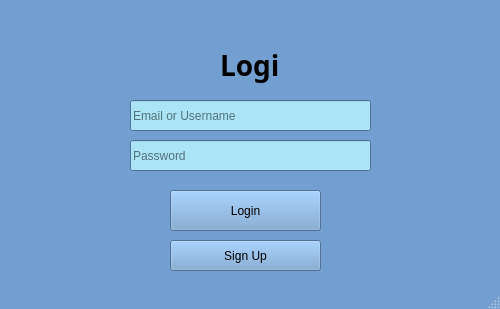
<?xml version="1.0" encoding="UTF-8"?>
<ui version="4.0">
 <class>LoginWindows</class>
 <widget class="QMainWindow" name="LoginWindows">
  <property name="geometry">
   <rect>
    <x>0</x>
    <y>0</y>
    <width>500</width>
    <height>309</height>
   </rect>
  </property>
  <property name="sizePolicy">
   <sizepolicy hsizetype="Expanding" vsizetype="Expanding">
    <horstretch>0</horstretch>
    <verstretch>0</verstretch>
   </sizepolicy>
  </property>
  <property name="minimumSize">
   <size>
    <width>500</width>
    <height>280</height>
   </size>
  </property>
  <property name="palette">
   <palette>
    <active>
     <colorrole role="WindowText">
      <brush brushstyle="SolidPattern">
       <color alpha="255">
        <red>0</red>
        <green>0</green>
        <blue>0</blue>
       </color>
      </brush>
     </colorrole>
     <colorrole role="Button">
      <brush brushstyle="SolidPattern">
       <color alpha="255">
        <red>114</red>
        <green>159</green>
        <blue>207</blue>
       </color>
      </brush>
     </colorrole>
     <colorrole role="Light">
      <brush brushstyle="SolidPattern">
       <color alpha="255">
        <red>196</red>
        <green>225</green>
        <blue>255</blue>
       </color>
      </brush>
     </colorrole>
     <colorrole role="Midlight">
      <brush brushstyle="SolidPattern">
       <color alpha="255">
        <red>155</red>
        <green>192</green>
        <blue>231</blue>
       </color>
      </brush>
     </colorrole>
     <colorrole role="Dark">
      <brush brushstyle="SolidPattern">
       <color alpha="255">
        <red>57</red>
        <green>79</green>
        <blue>103</blue>
       </color>
      </brush>
     </colorrole>
     <colorrole role="Mid">
      <brush brushstyle="SolidPattern">
       <color alpha="255">
        <red>76</red>
        <green>106</green>
        <blue>138</blue>
       </color>
      </brush>
     </colorrole>
     <colorrole role="Text">
      <brush brushstyle="SolidPattern">
       <color alpha="255">
        <red>0</red>
        <green>0</green>
        <blue>0</blue>
       </color>
      </brush>
     </colorrole>
     <colorrole role="BrightText">
      <brush brushstyle="SolidPattern">
       <color alpha="255">
        <red>255</red>
        <green>255</green>
        <blue>255</blue>
       </color>
      </brush>
     </colorrole>
     <colorrole role="ButtonText">
      <brush brushstyle="SolidPattern">
       <color alpha="255">
        <red>0</red>
        <green>0</green>
        <blue>0</blue>
       </color>
      </brush>
     </colorrole>
     <colorrole role="Base">
      <brush brushstyle="SolidPattern">
       <color alpha="255">
        <red>170</red>
        <green>228</green>
        <blue>246</blue>
       </color>
      </brush>
     </colorrole>
     <colorrole role="Window">
      <brush brushstyle="SolidPattern">
       <color alpha="255">
        <red>114</red>
        <green>159</green>
        <blue>207</blue>
       </color>
      </brush>
     </colorrole>
     <colorrole role="Shadow">
      <brush brushstyle="SolidPattern">
       <color alpha="255">
        <red>0</red>
        <green>0</green>
        <blue>0</blue>
       </color>
      </brush>
     </colorrole>
     <colorrole role="AlternateBase">
      <brush brushstyle="SolidPattern">
       <color alpha="255">
        <red>184</red>
        <green>207</green>
        <blue>231</blue>
       </color>
      </brush>
     </colorrole>
     <colorrole role="ToolTipBase">
      <brush brushstyle="SolidPattern">
       <color alpha="255">
        <red>255</red>
        <green>255</green>
        <blue>220</blue>
       </color>
      </brush>
     </colorrole>
     <colorrole role="ToolTipText">
      <brush brushstyle="SolidPattern">
       <color alpha="255">
        <red>0</red>
        <green>0</green>
        <blue>0</blue>
       </color>
      </brush>
     </colorrole>
     <colorrole role="PlaceholderText">
      <brush brushstyle="SolidPattern">
       <color alpha="128">
        <red>0</red>
        <green>0</green>
        <blue>0</blue>
       </color>
      </brush>
     </colorrole>
    </active>
    <inactive>
     <colorrole role="WindowText">
      <brush brushstyle="SolidPattern">
       <color alpha="255">
        <red>0</red>
        <green>0</green>
        <blue>0</blue>
       </color>
      </brush>
     </colorrole>
     <colorrole role="Button">
      <brush brushstyle="SolidPattern">
       <color alpha="255">
        <red>114</red>
        <green>159</green>
        <blue>207</blue>
       </color>
      </brush>
     </colorrole>
     <colorrole role="Light">
      <brush brushstyle="SolidPattern">
       <color alpha="255">
        <red>196</red>
        <green>225</green>
        <blue>255</blue>
       </color>
      </brush>
     </colorrole>
     <colorrole role="Midlight">
      <brush brushstyle="SolidPattern">
       <color alpha="255">
        <red>155</red>
        <green>192</green>
        <blue>231</blue>
       </color>
      </brush>
     </colorrole>
     <colorrole role="Dark">
      <brush brushstyle="SolidPattern">
       <color alpha="255">
        <red>57</red>
        <green>79</green>
        <blue>103</blue>
       </color>
      </brush>
     </colorrole>
     <colorrole role="Mid">
      <brush brushstyle="SolidPattern">
       <color alpha="255">
        <red>76</red>
        <green>106</green>
        <blue>138</blue>
       </color>
      </brush>
     </colorrole>
     <colorrole role="Text">
      <brush brushstyle="SolidPattern">
       <color alpha="255">
        <red>0</red>
        <green>0</green>
        <blue>0</blue>
       </color>
      </brush>
     </colorrole>
     <colorrole role="BrightText">
      <brush brushstyle="SolidPattern">
       <color alpha="255">
        <red>255</red>
        <green>255</green>
        <blue>255</blue>
       </color>
      </brush>
     </colorrole>
     <colorrole role="ButtonText">
      <brush brushstyle="SolidPattern">
       <color alpha="255">
        <red>0</red>
        <green>0</green>
        <blue>0</blue>
       </color>
      </brush>
     </colorrole>
     <colorrole role="Base">
      <brush brushstyle="SolidPattern">
       <color alpha="255">
        <red>170</red>
        <green>228</green>
        <blue>246</blue>
       </color>
      </brush>
     </colorrole>
     <colorrole role="Window">
      <brush brushstyle="SolidPattern">
       <color alpha="255">
        <red>114</red>
        <green>159</green>
        <blue>207</blue>
       </color>
      </brush>
     </colorrole>
     <colorrole role="Shadow">
      <brush brushstyle="SolidPattern">
       <color alpha="255">
        <red>0</red>
        <green>0</green>
        <blue>0</blue>
       </color>
      </brush>
     </colorrole>
     <colorrole role="AlternateBase">
      <brush brushstyle="SolidPattern">
       <color alpha="255">
        <red>184</red>
        <green>207</green>
        <blue>231</blue>
       </color>
      </brush>
     </colorrole>
     <colorrole role="ToolTipBase">
      <brush brushstyle="SolidPattern">
       <color alpha="255">
        <red>255</red>
        <green>255</green>
        <blue>220</blue>
       </color>
      </brush>
     </colorrole>
     <colorrole role="ToolTipText">
      <brush brushstyle="SolidPattern">
       <color alpha="255">
        <red>0</red>
        <green>0</green>
        <blue>0</blue>
       </color>
      </brush>
     </colorrole>
     <colorrole role="PlaceholderText">
      <brush brushstyle="SolidPattern">
       <color alpha="128">
        <red>0</red>
        <green>0</green>
        <blue>0</blue>
       </color>
      </brush>
     </colorrole>
    </inactive>
    <disabled>
     <colorrole role="WindowText">
      <brush brushstyle="SolidPattern">
       <color alpha="255">
        <red>57</red>
        <green>79</green>
        <blue>103</blue>
       </color>
      </brush>
     </colorrole>
     <colorrole role="Button">
      <brush brushstyle="SolidPattern">
       <color alpha="255">
        <red>114</red>
        <green>159</green>
        <blue>207</blue>
       </color>
      </brush>
     </colorrole>
     <colorrole role="Light">
      <brush brushstyle="SolidPattern">
       <color alpha="255">
        <red>196</red>
        <green>225</green>
        <blue>255</blue>
       </color>
      </brush>
     </colorrole>
     <colorrole role="Midlight">
      <brush brushstyle="SolidPattern">
       <color alpha="255">
        <red>155</red>
        <green>192</green>
        <blue>231</blue>
       </color>
      </brush>
     </colorrole>
     <colorrole role="Dark">
      <brush brushstyle="SolidPattern">
       <color alpha="255">
        <red>57</red>
        <green>79</green>
        <blue>103</blue>
       </color>
      </brush>
     </colorrole>
     <colorrole role="Mid">
      <brush brushstyle="SolidPattern">
       <color alpha="255">
        <red>76</red>
        <green>106</green>
        <blue>138</blue>
       </color>
      </brush>
     </colorrole>
     <colorrole role="Text">
      <brush brushstyle="SolidPattern">
       <color alpha="255">
        <red>57</red>
        <green>79</green>
        <blue>103</blue>
       </color>
      </brush>
     </colorrole>
     <colorrole role="BrightText">
      <brush brushstyle="SolidPattern">
       <color alpha="255">
        <red>255</red>
        <green>255</green>
        <blue>255</blue>
       </color>
      </brush>
     </colorrole>
     <colorrole role="ButtonText">
      <brush brushstyle="SolidPattern">
       <color alpha="255">
        <red>57</red>
        <green>79</green>
        <blue>103</blue>
       </color>
      </brush>
     </colorrole>
     <colorrole role="Base">
      <brush brushstyle="SolidPattern">
       <color alpha="255">
        <red>114</red>
        <green>159</green>
        <blue>207</blue>
       </color>
      </brush>
     </colorrole>
     <colorrole role="Window">
      <brush brushstyle="SolidPattern">
       <color alpha="255">
        <red>114</red>
        <green>159</green>
        <blue>207</blue>
       </color>
      </brush>
     </colorrole>
     <colorrole role="Shadow">
      <brush brushstyle="SolidPattern">
       <color alpha="255">
        <red>0</red>
        <green>0</green>
        <blue>0</blue>
       </color>
      </brush>
     </colorrole>
     <colorrole role="AlternateBase">
      <brush brushstyle="SolidPattern">
       <color alpha="255">
        <red>114</red>
        <green>159</green>
        <blue>207</blue>
       </color>
      </brush>
     </colorrole>
     <colorrole role="ToolTipBase">
      <brush brushstyle="SolidPattern">
       <color alpha="255">
        <red>255</red>
        <green>255</green>
        <blue>220</blue>
       </color>
      </brush>
     </colorrole>
     <colorrole role="ToolTipText">
      <brush brushstyle="SolidPattern">
       <color alpha="255">
        <red>0</red>
        <green>0</green>
        <blue>0</blue>
       </color>
      </brush>
     </colorrole>
     <colorrole role="PlaceholderText">
      <brush brushstyle="SolidPattern">
       <color alpha="128">
        <red>0</red>
        <green>0</green>
        <blue>0</blue>
       </color>
      </brush>
     </colorrole>
    </disabled>
   </palette>
  </property>
  <property name="windowTitle">
   <string>Login - CareGiver FaceDetection</string>
  </property>
  <property name="autoFillBackground">
   <bool>true</bool>
  </property>
  <widget class="QWidget" name="centralwidget">
   <widget class="QPushButton" name="loginButton">
    <property name="geometry">
     <rect>
      <x>170</x>
      <y>190</y>
      <width>151</width>
      <height>41</height>
     </rect>
    </property>
    <property name="text">
     <string>Login</string>
    </property>
    <property name="icon">
     <iconset>
      <normaloff>../homepagepic.png</normaloff>../homepagepic.png</iconset>
    </property>
   </widget>
   <widget class="QLabel" name="label">
    <property name="geometry">
     <rect>
      <x>220</x>
      <y>40</y>
      <width>61</width>
      <height>51</height>
     </rect>
    </property>
    <property name="font">
     <font>
      <family>Ubuntu Condensed</family>
      <pointsize>21</pointsize>
      <weight>75</weight>
      <bold>true</bold>
     </font>
    </property>
    <property name="text">
     <string>Login</string>
    </property>
   </widget>
   <widget class="QPushButton" name="signupButton">
    <property name="geometry">
     <rect>
      <x>170</x>
      <y>240</y>
      <width>151</width>
      <height>31</height>
     </rect>
    </property>
    <property name="text">
     <string>Sign Up</string>
    </property>
   </widget>
   <widget class="QLineEdit" name="passwordInput">
    <property name="geometry">
     <rect>
      <x>130</x>
      <y>140</y>
      <width>241</width>
      <height>31</height>
     </rect>
    </property>
    <property name="inputMethodHints">
     <set>Qt::ImhHiddenText|Qt::ImhNoAutoUppercase|Qt::ImhNoPredictiveText|Qt::ImhSensitiveData</set>
    </property>
    <property name="echoMode">
     <enum>QLineEdit::Password</enum>
    </property>
    <property name="placeholderText">
     <string>Password</string>
    </property>
   </widget>
   <widget class="QLineEdit" name="emailInput">
    <property name="geometry">
     <rect>
      <x>130</x>
      <y>100</y>
      <width>241</width>
      <height>31</height>
     </rect>
    </property>
    <property name="inputMethodHints">
     <set>Qt::ImhEmailCharactersOnly</set>
    </property>
    <property name="placeholderText">
     <string>Email or Username</string>
    </property>
   </widget>
  </widget>
  <widget class="QStatusBar" name="statusbar"/>
 </widget>
 <resources/>
 <connections/>
</ui>
